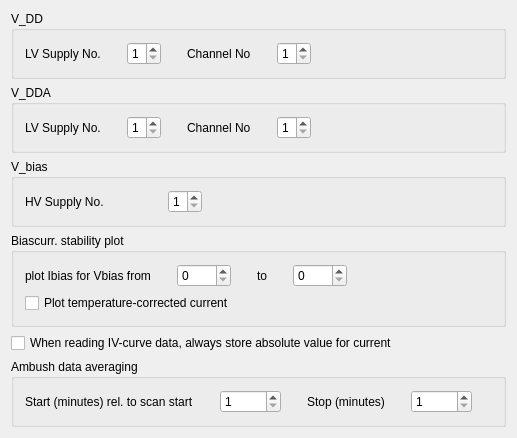
       <widget class="QWidget" name="tab5">
        <attribute name="title">
         <string>LV &amp; HV</string>
        </attribute>
        <layout class="QVBoxLayout">
         <item>
          <layout class="QVBoxLayout">
           <item>
            <layout class="QVBoxLayout">
             <property name="spacing">
              <number>6</number>
             </property>
             <property name="margin">
              <number>0</number>
             </property>
             <item>
              <widget class="Q3GroupBox" name="GroupBox19">
               <property name="title">
                <string>V_DD</string>
               </property>
               <layout class="QHBoxLayout">
                <property name="spacing">
                 <number>6</number>
                </property>
                <property name="margin">
                 <number>11</number>
                </property>
                <item>
                 <layout class="QHBoxLayout">
                  <property name="spacing">
                   <number>6</number>
                  </property>
                  <property name="margin">
                   <number>0</number>
                  </property>
                  <item>
                   <layout class="QHBoxLayout">
                    <property name="spacing">
                     <number>6</number>
                    </property>
                    <property name="margin">
                     <number>0</number>
                    </property>
                    <item>
                     <widget class="QLabel" name="TextLabel1_5">
                      <property name="text">
                       <string>LV Supply No.</string>
                      </property>
                      <property name="wordWrap">
                       <bool>false</bool>
                      </property>
                     </widget>
                    </item>
                    <item>
                     <spacer name="Spacer53">
                      <property name="orientation">
                       <enum>Qt::Horizontal</enum>
                      </property>
                      <property name="sizeType">
                       <enum>QSizePolicy::Expanding</enum>
                      </property>
                      <property name="sizeHint" stdset="0">
                       <size>
                        <width>20</width>
                        <height>20</height>
                       </size>
                      </property>
                     </spacer>
                    </item>
                    <item>
                     <widget class="QSpinBox" name="VDD_Supp">
                      <property name="minimum">
                       <number>1</number>
                      </property>
                      <property name="maximum">
                       <number>5</number>
                      </property>
                      <property name="value">
                       <number>1</number>
                      </property>
                     </widget>
                    </item>
                    <item>
                     <spacer name="Spacer54">
                      <property name="orientation">
                       <enum>Qt::Horizontal</enum>
                      </property>
                      <property name="sizeType">
                       <enum>QSizePolicy::Expanding</enum>
                      </property>
                      <property name="sizeHint" stdset="0">
                       <size>
                        <width>20</width>
                        <height>20</height>
                       </size>
                      </property>
                     </spacer>
                    </item>
                    <item>
                     <widget class="QLabel" name="TextLabel2_2">
                      <property name="text">
                       <string>Channel No</string>
                      </property>
                      <property name="wordWrap">
                       <bool>false</bool>
                      </property>
                     </widget>
                    </item>
                    <item>
                     <spacer name="Spacer55">
                      <property name="orientation">
                       <enum>Qt::Horizontal</enum>
                      </property>
                      <property name="sizeType">
                       <enum>QSizePolicy::Expanding</enum>
                      </property>
                      <property name="sizeHint" stdset="0">
                       <size>
                        <width>20</width>
                        <height>20</height>
                       </size>
                      </property>
                     </spacer>
                    </item>
                    <item>
                     <widget class="QSpinBox" name="VDD_Chan">
                      <property name="minimum">
                       <number>1</number>
                      </property>
                      <property name="maximum">
                       <number>3</number>
                      </property>
                      <property name="value">
                       <number>1</number>
                      </property>
                     </widget>
                    </item>
                   </layout>
                  </item>
                  <item>
                   <spacer name="Spacer56">
                    <property name="orientation">
                     <enum>Qt::Horizontal</enum>
                    </property>
                    <property name="sizeType">
                     <enum>QSizePolicy::Expanding</enum>
                    </property>
                    <property name="sizeHint" stdset="0">
                     <size>
                      <width>20</width>
                      <height>20</height>
                     </size>
                    </property>
                   </spacer>
                  </item>
                 </layout>
                </item>
               </layout>
              </widget>
             </item>
             <item>
              <widget class="Q3GroupBox" name="GroupBox19_2">
               <property name="title">
                <string>V_DDA</string>
               </property>
               <layout class="QHBoxLayout">
                <property name="spacing">
                 <number>6</number>
                </property>
                <property name="margin">
                 <number>11</number>
                </property>
                <item>
                 <layout class="QHBoxLayout">
                  <property name="spacing">
                   <number>6</number>
                  </property>
                  <property name="margin">
                   <number>0</number>
                  </property>
                  <item>
                   <layout class="QHBoxLayout">
                    <property name="spacing">
                     <number>6</number>
                    </property>
                    <property name="margin">
                     <number>0</number>
                    </property>
                    <item>
                     <widget class="QLabel" name="TextLabel1_5_2">
                      <property name="text">
                       <string>LV Supply No.</string>
                      </property>
                      <property name="wordWrap">
                       <bool>false</bool>
                      </property>
                     </widget>
                    </item>
                    <item>
                     <spacer name="Spacer57">
                      <property name="orientation">
                       <enum>Qt::Horizontal</enum>
                      </property>
                      <property name="sizeType">
                       <enum>QSizePolicy::Expanding</enum>
                      </property>
                      <property name="sizeHint" stdset="0">
                       <size>
                        <width>20</width>
                        <height>20</height>
                       </size>
                      </property>
                     </spacer>
                    </item>
                    <item>
                     <widget class="QSpinBox" name="VDDA_Supp">
                      <property name="minimum">
                       <number>1</number>
                      </property>
                      <property name="maximum">
                       <number>5</number>
                      </property>
                      <property name="value">
                       <number>1</number>
                      </property>
                     </widget>
                    </item>
                    <item>
                     <spacer name="Spacer58">
                      <property name="orientation">
                       <enum>Qt::Horizontal</enum>
                      </property>
                      <property name="sizeType">
                       <enum>QSizePolicy::Expanding</enum>
                      </property>
                      <property name="sizeHint" stdset="0">
                       <size>
                        <width>20</width>
                        <height>20</height>
                       </size>
                      </property>
                     </spacer>
                    </item>
                    <item>
                     <widget class="QLabel" name="TextLabel2_2_2">
                      <property name="text">
                       <string>Channel No</string>
                      </property>
                      <property name="wordWrap">
                       <bool>false</bool>
                      </property>
                     </widget>
                    </item>
                    <item>
                     <spacer name="Spacer59">
                      <property name="orientation">
                       <enum>Qt::Horizontal</enum>
                      </property>
                      <property name="sizeType">
                       <enum>QSizePolicy::Expanding</enum>
                      </property>
                      <property name="sizeHint" stdset="0">
                       <size>
                        <width>20</width>
                        <height>20</height>
                       </size>
                      </property>
                     </spacer>
                    </item>
                    <item>
                     <widget class="QSpinBox" name="VDDA_Chan">
                      <property name="minimum">
                       <number>1</number>
                      </property>
                      <property name="maximum">
                       <number>3</number>
                      </property>
                      <property name="value">
                       <number>1</number>
                      </property>
                     </widget>
                    </item>
                   </layout>
                  </item>
                  <item>
                   <spacer name="Spacer60">
                    <property name="orientation">
                     <enum>Qt::Horizontal</enum>
                    </property>
                    <property name="sizeType">
                     <enum>QSizePolicy::Expanding</enum>
                    </property>
                    <property name="sizeHint" stdset="0">
                     <size>
                      <width>20</width>
                      <height>20</height>
                     </size>
                    </property>
                   </spacer>
                  </item>
                 </layout>
                </item>
               </layout>
              </widget>
             </item>
             <item>
              <widget class="Q3GroupBox" name="GroupBox19_3">
               <property name="title">
                <string>V_bias</string>
               </property>
               <layout class="QHBoxLayout">
                <property name="spacing">
                 <number>6</number>
                </property>
                <property name="margin">
                 <number>11</number>
                </property>
                <item>
                 <layout class="QHBoxLayout">
                  <property name="spacing">
                   <number>6</number>
                  </property>
                  <property name="margin">
                   <number>0</number>
                  </property>
                  <item>
                   <layout class="QHBoxLayout">
                    <property name="spacing">
                     <number>6</number>
                    </property>
                    <property name="margin">
                     <number>0</number>
                    </property>
                    <item>
                     <widget class="QLabel" name="TextLabel1_5_3">
                      <property name="text">
                       <string>HV Supply No.</string>
                      </property>
                      <property name="wordWrap">
                       <bool>false</bool>
                      </property>
                     </widget>
                    </item>
                    <item>
                     <spacer name="Spacer61">
                      <property name="orientation">
                       <enum>Qt::Horizontal</enum>
                      </property>
                      <property name="sizeType">
                       <enum>QSizePolicy::Expanding</enum>
                      </property>
                      <property name="sizeHint" stdset="0">
                       <size>
                        <width>20</width>
                        <height>20</height>
                       </size>
                      </property>
                     </spacer>
                    </item>
                    <item>
                     <widget class="QSpinBox" name="Vbias_Supp">
                      <property name="minimum">
                       <number>1</number>
                      </property>
                      <property name="maximum">
                       <number>5</number>
                      </property>
                      <property name="value">
                       <number>1</number>
                      </property>
                     </widget>
                    </item>
                    <item>
                     <spacer name="Spacer62">
                      <property name="orientation">
                       <enum>Qt::Horizontal</enum>
                      </property>
                      <property name="sizeType">
                       <enum>QSizePolicy::Expanding</enum>
                      </property>
                      <property name="sizeHint" stdset="0">
                       <size>
                        <width>20</width>
                        <height>20</height>
                       </size>
                      </property>
                     </spacer>
                    </item>
                   </layout>
                  </item>
                  <item>
                   <spacer name="Spacer64">
                    <property name="orientation">
                     <enum>Qt::Horizontal</enum>
                    </property>
                    <property name="sizeType">
                     <enum>QSizePolicy::Expanding</enum>
                    </property>
                    <property name="sizeHint" stdset="0">
                     <size>
                      <width>20</width>
                      <height>20</height>
                     </size>
                    </property>
                   </spacer>
                  </item>
                 </layout>
                </item>
               </layout>
              </widget>
             </item>
            </layout>
           </item>
           <item>
            <widget class="Q3GroupBox" name="GroupBox17">
             <property name="title">
              <string>Biascurr. stability plot</string>
             </property>
             <layout class="QVBoxLayout">
              <property name="spacing">
               <number>6</number>
              </property>
              <property name="margin">
               <number>11</number>
              </property>
              <item>
               <layout class="QVBoxLayout">
                <property name="spacing">
                 <number>6</number>
                </property>
                <property name="margin">
                 <number>0</number>
                </property>
                <item>
                 <layout class="QHBoxLayout">
                  <property name="spacing">
                   <number>6</number>
                  </property>
                  <property name="margin">
                   <number>0</number>
                  </property>
                  <item>
                   <layout class="QHBoxLayout">
                    <property name="spacing">
                     <number>6</number>
                    </property>
                    <property name="margin">
                     <number>0</number>
                    </property>
                    <item>
                     <widget class="QLabel" name="TextLabel1_12">
                      <property name="text">
                       <string>plot Ibias for Vbias from</string>
                      </property>
                      <property name="wordWrap">
                       <bool>false</bool>
                      </property>
                     </widget>
                    </item>
                    <item>
                     <spacer name="Spacer59_2">
                      <property name="orientation">
                       <enum>Qt::Horizontal</enum>
                      </property>
                      <property name="sizeType">
                       <enum>QSizePolicy::Expanding</enum>
                      </property>
                      <property name="sizeHint" stdset="0">
                       <size>
                        <width>20</width>
                        <height>20</height>
                       </size>
                      </property>
                     </spacer>
                    </item>
                    <item>
                     <widget class="QSpinBox" name="VbiasMin">
                      <property name="maximum">
                       <number>1000</number>
                      </property>
                     </widget>
                    </item>
                    <item>
                     <spacer name="Spacer59_3">
                      <property name="orientation">
                       <enum>Qt::Horizontal</enum>
                      </property>
                      <property name="sizeType">
                       <enum>QSizePolicy::Expanding</enum>
                      </property>
                      <property name="sizeHint" stdset="0">
                       <size>
                        <width>20</width>
                        <height>20</height>
                       </size>
                      </property>
                     </spacer>
                    </item>
                    <item>
                     <widget class="QLabel" name="TextLabel2_3">
                      <property name="text">
                       <string>to</string>
                      </property>
                      <property name="wordWrap">
                       <bool>false</bool>
                      </property>
                     </widget>
                    </item>
                    <item>
                     <spacer name="Spacer59_4">
                      <property name="orientation">
                       <enum>Qt::Horizontal</enum>
                      </property>
                      <property name="sizeType">
                       <enum>QSizePolicy::Expanding</enum>
                      </property>
                      <property name="sizeHint" stdset="0">
                       <size>
                        <width>20</width>
                        <height>20</height>
                       </size>
                      </property>
                     </spacer>
                    </item>
                    <item>
                     <widget class="QSpinBox" name="VbiasMax">
                      <property name="maximum">
                       <number>1000</number>
                      </property>
                     </widget>
                    </item>
                   </layout>
                  </item>
                  <item>
                   <spacer name="Spacer59_5">
                    <property name="orientation">
                     <enum>Qt::Horizontal</enum>
                    </property>
                    <property name="sizeType">
                     <enum>QSizePolicy::Expanding</enum>
                    </property>
                    <property name="sizeHint" stdset="0">
                     <size>
                      <width>20</width>
                      <height>20</height>
                     </size>
                    </property>
                   </spacer>
                  </item>
                 </layout>
                </item>
                <item>
                 <widget class="QCheckBox" name="IbiasCorr">
                  <property name="text">
                   <string>Plot temperature-corrected current</string>
                  </property>
                 </widget>
                </item>
               </layout>
              </item>
             </layout>
            </widget>
           </item>
           <item>
            <widget class="QCheckBox" name="absIV">
             <property name="text">
              <string>When reading IV-curve data, always store absolute value for current</string>
             </property>
            </widget>
           </item>
           <item>
            <widget class="Q3GroupBox" name="GroupBox19_2_2">
             <property name="title">
              <string>Ambush data averaging</string>
             </property>
             <layout class="QHBoxLayout">
              <property name="spacing">
               <number>6</number>
              </property>
              <property name="margin">
               <number>11</number>
              </property>
              <item>
               <layout class="QHBoxLayout">
                <property name="spacing">
                 <number>6</number>
                </property>
                <property name="margin">
                 <number>0</number>
                </property>
                <item>
                 <layout class="QHBoxLayout">
                  <property name="spacing">
                   <number>6</number>
                  </property>
                  <property name="margin">
                   <number>0</number>
                  </property>
                  <item>
                   <widget class="QLabel" name="TextLabel1_5_2_2">
                    <property name="text">
                     <string>Start (minutes) rel. to scan start</string>
                    </property>
                    <property name="wordWrap">
                     <bool>false</bool>
                    </property>
                   </widget>
                  </item>
                  <item>
                   <spacer name="Spacer57_2">
                    <property name="orientation">
                     <enum>Qt::Horizontal</enum>
                    </property>
                    <property name="sizeType">
                     <enum>QSizePolicy::Expanding</enum>
                    </property>
                    <property name="sizeHint" stdset="0">
                     <size>
                      <width>20</width>
                      <height>20</height>
                     </size>
                    </property>
                   </spacer>
                  </item>
                  <item>
                   <widget class="QSpinBox" name="ambushStart">
                    <property name="minimum">
                     <number>1</number>
                    </property>
                    <property name="maximum">
                     <number>99999</number>
                    </property>
                    <property name="value">
                     <number>1</number>
                    </property>
                   </widget>
                  </item>
                  <item>
                   <spacer name="Spacer58_2">
                    <property name="orientation">
                     <enum>Qt::Horizontal</enum>
                    </property>
                    <property name="sizeType">
                     <enum>QSizePolicy::Expanding</enum>
                    </property>
                    <property name="sizeHint" stdset="0">
                     <size>
                      <width>20</width>
                      <height>20</height>
                     </size>
                    </property>
                   </spacer>
                  </item>
                  <item>
                   <widget class="QLabel" name="TextLabel2_2_2_2">
                    <property name="text">
                     <string>Stop (minutes)</string>
                    </property>
                    <property name="wordWrap">
                     <bool>false</bool>
                    </property>
                   </widget>
                  </item>
                  <item>
                   <spacer name="Spacer59_6">
                    <property name="orientation">
                     <enum>Qt::Horizontal</enum>
                    </property>
                    <property name="sizeType">
                     <enum>QSizePolicy::Expanding</enum>
                    </property>
                    <property name="sizeHint" stdset="0">
                     <size>
                      <width>20</width>
                      <height>20</height>
                     </size>
                    </property>
                   </spacer>
                  </item>
                  <item>
                   <widget class="QSpinBox" name="ambushStop">
                    <property name="minimum">
                     <number>1</number>
                    </property>
                    <property name="maximum">
                     <number>99999</number>
                    </property>
                    <property name="value">
                     <number>1</number>
                    </property>
                   </widget>
                  </item>
                 </layout>
                </item>
                <item>
                 <spacer name="Spacer60_2">
                  <property name="orientation">
                   <enum>Qt::Horizontal</enum>
                  </property>
                  <property name="sizeType">
                   <enum>QSizePolicy::Expanding</enum>
                  </property>
                  <property name="sizeHint" stdset="0">
                   <size>
                    <width>20</width>
                    <height>20</height>
                   </size>
                  </property>
                 </spacer>
                </item>
               </layout>
              </item>
             </layout>
            </widget>
           </item>
          </layout>
         </item>
        </layout>
       </widget>
